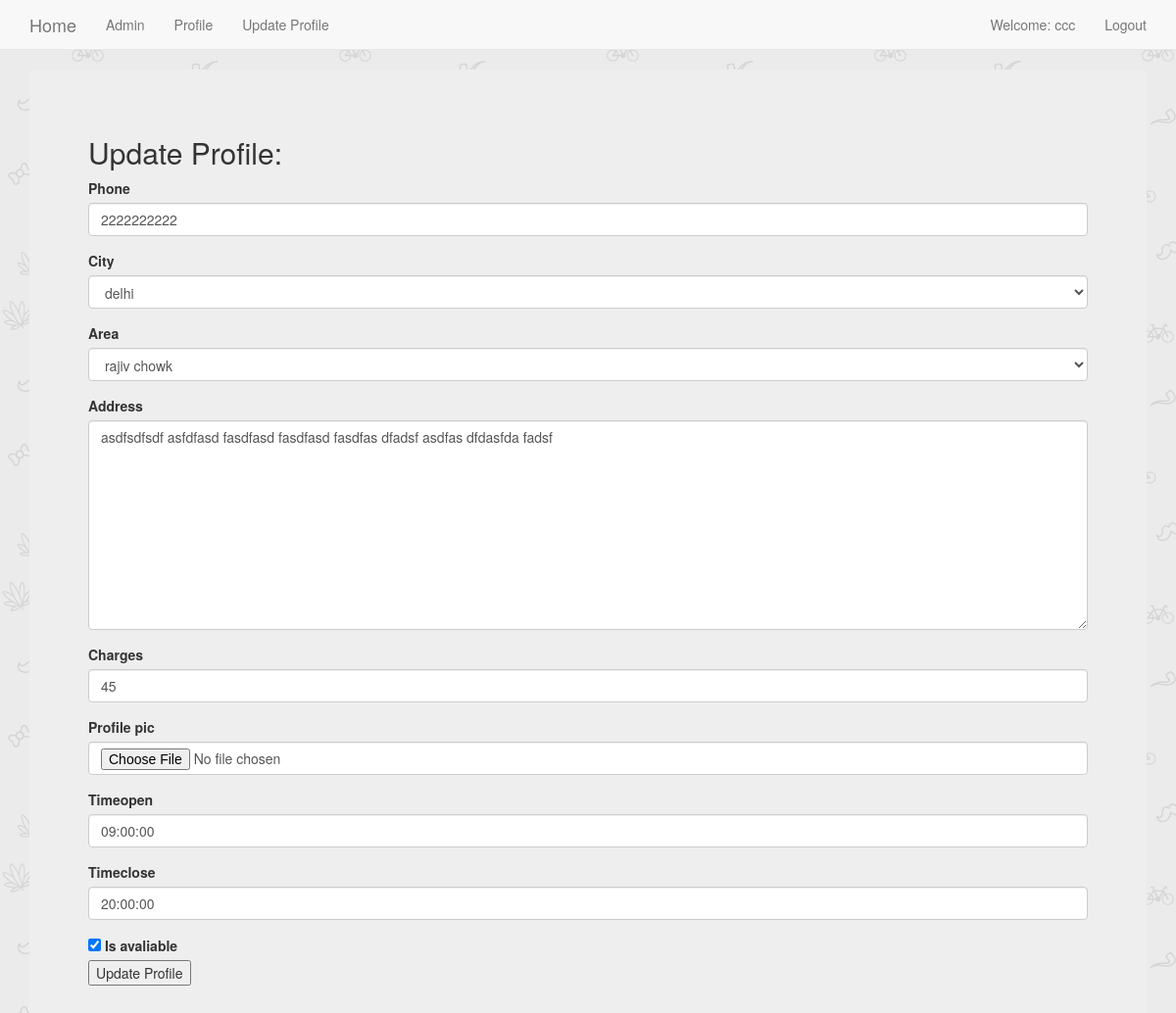
Screenshot of /plumber/updateprofile/ (signed in) with the database file from the repository.
### plumber/models.py (models this page shows, shortened)
class PlumberProfile(models.Model):
    user = models.OneToOneField(User,on_delete=models.CASCADE,related_name = 'plumber')
    phone = models.BigIntegerField()
    city = models.ForeignKey(City, on_delete=models.SET_NULL, blank=False, null=True)
    area = models.ForeignKey(Area, on_delete=models.SET_NULL, blank=False, null=True)
    address = models.TextField(max_length=200, blank=False)
    charges = models.IntegerField()
    profile_pic = models.ImageField(upload_to='profile_pics',blank=True)
    timeopen = models.TimeField(auto_now=False,editable=True,default=datetime.time(hour=9))
    timeclose = models.TimeField(auto_now=False,editable=True,default=datetime.time(hour=20))
    is_avaliable = models.BooleanField(default=True)

### accounts/models.py (models this page shows)
class Area(models.Model):
    city = models.ForeignKey(City, on_delete=models.CASCADE)
    name = models.CharField(max_length=40)
    def __str__(self):
        return self.name

### plumber/decorators.py (the view)
		def wrapper_func(request, *args, **kwargs):
			groups = [group.name for group in request.user.groups.all()]
			if len(set(groups)&set(allowed_roles))!=0:
				return view_func(request, *args, **kwargs)
			else:
				if redirect_to==None:
					return render(request,'unauthorised_access.html',{'message':'You are not authorized to view this page'})
				return redirect( groups[0]+':'+redirect_to )

### plumber/forms.py
class PlumberProfileForm(forms.ModelForm):
    phone = forms.CharField(validators=[isphonenumber],required = True)
    charges = forms.CharField(validators=[isamount],required = True)
    class Meta:
        model = PlumberProfile
        fields = ['phone','city','area','address','charges','profile_pic','timeopen','timeclose','is_avaliable']
    def __init__(self, *args, **kwargs):
        super().__init__(*args, **kwargs)
        self.fields['area'].queryset = Area.objects.none()
        if 'city' in self.data:
            try:
                city_id = int(self.data.get('city'))
                self.fields['area'].queryset = Area.objects.filter(city_id=city_id).order_by('name')
            except (ValueError, TypeError):
                pass  # invalid input from the client; ignore and fallback to empty City queryset
        elif self.instance.pk:
            self.fields['area'].queryset = self.instance.city.area_set.order_by('name')

### accounts/models.py (called while the page is built)
    def __str__(self):
        return self.name

### plumber/views.py (called while the page is built, shortened)
@login_required
@allowed_users(['plumber',],'updateprofile')
def createOrUpdateProfile(request):
    if request.user.lastupdated.update_date:
        return updateBasicProfile(request)
    else:
        return createBasicProfile(request)

@login_required
def updateBasicProfile(request):
    obj = get_object_or_404(PlumberProfile,user = request.user)
    form = PlumberProfileForm(instance = obj)
    context = {'form':form}
    return render(request, 'plumber/updateprofile.html', context)

### plumber/templates/plumber/updateprofile.html (shortened to what this page needs)
{% extends 'base.html' %}
{% load static %}
{% load bootstrap3 %}
{% block body_block %}
<div class="jumbotron">
  <h2>
    {% if form.instance.pk %}
      Update Profile:
    {% else %}
      Create Complete Profile First:
    {% endif %}
  </h2>
    <form enctype="multipart/form-data" method="post" id ='plumberForm' data-areas-url="{% url 'ajax_load_cities' %}">
      {% bootstrap_form form %}
      <input type="submit"  value="Update Profile">
    </form>
</div>
{% endblock %}

### templates/base.html (shortened to what this page needs)
<!DOCTYPE html>
{% load static %}
<html lang="en" dir="ltr">
  <head>
    <link rel="stylesheet" href="https://maxcdn.bootstrapcdn.com/bootstrap/3.3.7/css/bootstrap.min.css">
    <link rel="stylesheet" href="{% static 'css/main.css' %}">
    <link href="//netdna.bootstrapcdn.com/bootstrap/3.1.0/css/bootstrap.min.css" rel="stylesheet" id="bootstrap-css">
  </head>
  <body>
    <nav class='navbar navbar-default navbar-static-top'>
      <div class="container">
        <ul class='nav navbar-nav'>
          <li><a class="navbar-brand" href="{% url 'home' %}">Home</a></li>
          <li><a class='navbar-link' href="{% url 'admin:index' %}">Admin</a></li>
          {% if user.is_authenticated %}
            <li><a class='navbar-link' href="{% url 'accounts:profile' %}">Profile</a></li>
            <li><a class='navbar-link' href="{% url 'accounts:updateprofile' %}">Update Profile</a></li>
          {% endif %}
        </ul>
        <ul class='nav navbar-nav navbar-right'>
          {% if user.is_authenticated %}
            <li><a >Welcome: {{user.username}}</a></li>
            <li><a class='navbar-link' href="{% url 'accounts:logout' %}">Logout</a></li>
          {% else %}
            <li><a class='navbar-link' href="{% url 'accounts:user_login' %}">Login</a></li>
            <li><a class='navbar-link' href="{% url 'accounts:register' %}">Register</a></li>
            <li><a class='navbar-link' href="{% url 'accounts:registerservice' %}">Register Service</a></li>
          {% endif %}
        </ul>
      </div>
    </nav>
    <div class="container">
      {% block body_block %}
      {% endblock %}
    </div>
  </body>
</html>

### rows the page displays
PlumberProfile: phone "2222222222", area "rajiv chowk", address "asdfsdfsdf asfdfasd fasdfasd fasdfasd fasdfas dfadsf asdfas dfdasfda fadsf", charges "45", timeopen "09:00:00", timeclose "20:00:00", is_avaliable "☑"
Area: city "delhi"

### other values shown
{{ user.username }} "ccc"
